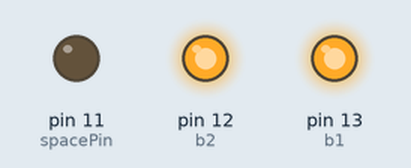
A sketch run on a simulated Arduino Uno, built with avr-gcc and run on an emulated ATmega328P. Parts: output pins drawn as LEDs (lit = HIGH).

Above: at 0.4 s.
At 4.95 s:
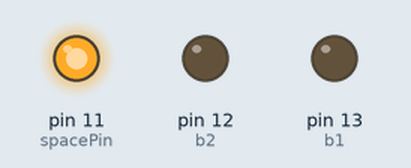
At 10.65 s:
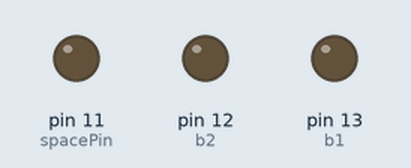
Timing chart, 0 to 10.9 s (numbered marks = the images above):
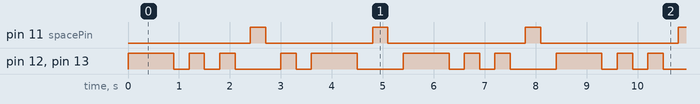

Measured:
- by itself, pin 11 (spacePin): repeats every 8.4 s: LOW 2.1 s, 2 × (HIGH 0.30 s, LOW 2.7 s), HIGH 0.30 s
- by itself, pin 12 (b2), pin 13 (b1): repeats every 8.4 s: 2 × (LOW 0.30 s, HIGH 0.30 s), LOW 0.90 s, HIGH 0.30 s, LOW 0.30 s, HIGH 0.90 s, LOW 0.90 s, HIGH 0.90 s, 2 × (LOW 0.30 s, HIGH 0.30 s), LOW 0.90 s, HIGH 0.90 s
- by itself, everything shown: repeats every 8.4 s, in 22 steps

The sketch:

MorseCode.ino
```cpp
int b1 = 13;
int b2 = 12;
int spacePin = 11;
int dotDelay = 300;
int dashDelay = 3*dotDelay;
String someWord = "dad";

void setup() {
  // put your setup code here, to run once:
  pinMode(b1, OUTPUT);
  pinMode(b2, OUTPUT);
  pinMode(spacePin, OUTPUT);
}

void loop() {
  // put your main code here, to run repeatedly:
  for( int i = 0; i < someWord.length(); i++ )
  {
    switch( someWord.charAt(i) )
    {
      case 'a': letA(); break;
      case 'd': letD(); break;
    }
    space();
  }
}

void letA()
{
  dot(); dash();
}

void letD()
{
  dash(); dot(); dot(); ;
}

void dot()
{
  digitalWrite(b1,HIGH);
  digitalWrite(b2,HIGH);
  delay(dotDelay);
  digitalWrite(b1,LOW);
  digitalWrite(b2,LOW);
  delay(dotDelay);
}

void dash()
{
  digitalWrite(b1,HIGH);
  digitalWrite(b2,HIGH);
  delay(dashDelay);
  digitalWrite(b1,LOW);
  digitalWrite(b2,LOW);
  delay(dotDelay);
}

void space()
{
  digitalWrite(spacePin, HIGH);
  delay(dotDelay);
  digitalWrite(spacePin, LOW);
  delay(dotDelay);
}
```
